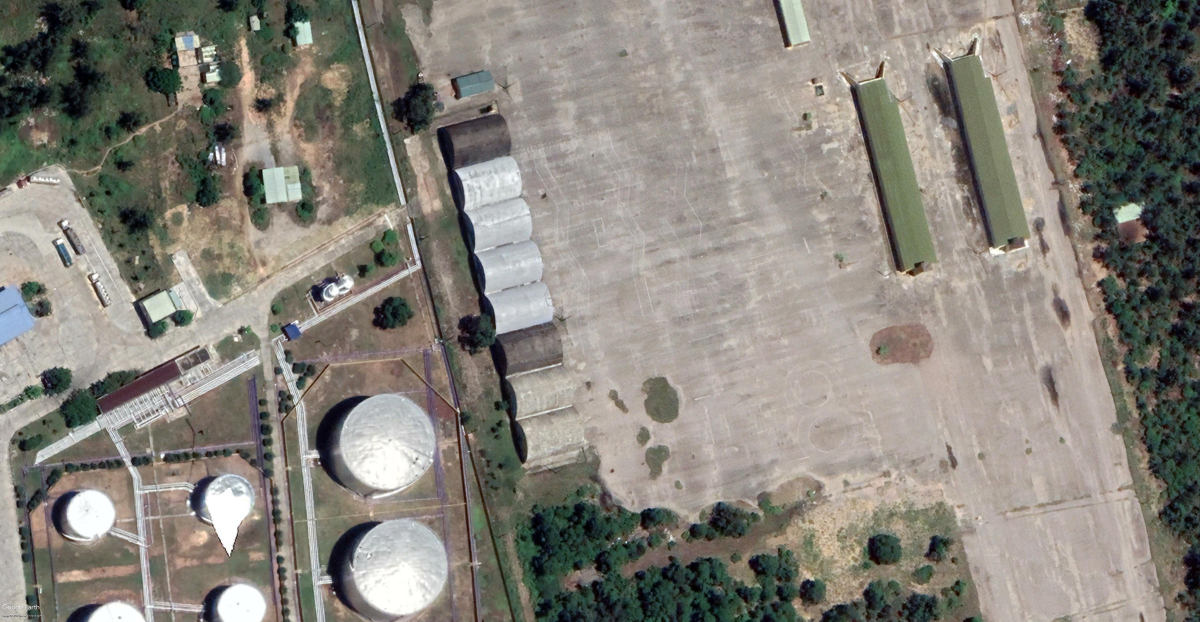
#> input picture data/raw/GE/10.jpg, 4800 x 2486 px, found by its file name (shown at 1/4 size)
$ jupyter execute --allow-errors changedetection.ipynb   (shell and % lines are left out)   (older library calls are emulated)   (text cells are left out)
#> lines starting #> are read from the running program, lines starting #| are printed output that depends on the picture; pictures that were not available may be replaced by others from this repository, and a replacement may not be noted
[cell 1]
from google.colab import drive
drive.mount('/content/drive')

[cell 2]
import shutil
import os
shutil.rmtree('/content/drive/MyDrive/capstone/P_png')
os.mkdir('/content/drive/MyDrive/capstone/P_png')
#shutil.rmtree('/content/drive/MyDrive/capstone/P')
#os.mkdir('/content/drive/MyDrive/capstone/P')
shutil.rmtree('/content/drive/MyDrive/capstone/P cut')
os.mkdir('/content/drive/MyDrive/capstone/P cut')
shutil.rmtree('/content/drive/MyDrive/capstone/diff')
os.mkdir('/content/drive/MyDrive/capstone/diff')
shutil.rmtree('/content/drive/MyDrive/capstone/changemap')
os.mkdir('/content/drive/MyDrive/capstone/changemap')
shutil.rmtree('/content/drive/MyDrive/capstone/cleanchangemap')
os.mkdir('/content/drive/MyDrive/capstone/cleanchangemap')

[cell 3]
from xml.dom.minidom import parse
from data_downloader import downloader

[cell 4]
folder_out = r'D:\sentinal2_data'  # A file that store output data
url_file = r'D:\sentinal2_data\meta\products.meta4'  # Downloaded the products.meta4

#> (the rest of this cell did not finish here and is left out)

[cell 5]
from osgeo import gdal
import os
import numpy as np
from osgeo import gdal, osr, ogr
import glob
os.environ['CPL_ZIP_ENCODING'] = 'UTF-8'

[cell 6]
# [39 lines left out: function S2tif, not called in this run]

[cell 7]
if __name__ == "__main__":
    from osgeo import gdal
    SAFE_Path = (r'D:\sentinal2_data\L2A') # Tif file storage path
    data_list = glob.glob(SAFE_Path + "\\*.SAFE")

    #filename = ('E:\\RSDATA\\Sentinel2\\L2A\\S2A_MSIL2A_20210220T024731_N9999_R132_T51STA_20210306T024402.SAFE\\MTD_MSIL2A.xml')
    for i in range(len(data_list)):
        data_path = data_list[i]
        filename = data_path + "\\MTD_MSIL2A.xml"
        S2tif(filename)
        print(data_path + "-----Turn tif successfully ")
    print("----Conversion end----")

[cell 8]
import cv2 as cv
import os
from PIL import Image

def Convert_To_Png_AndCut(dir):
#> called with dir = '/content/drive/MyDrive/capstone/P/'
    files = os.listdir(dir)
    ResultPath1 = "/content/drive/MyDrive/capstone/P_png/" # Define the path to save the format after conversion
    ResultPath2 = "/content/drive/MyDrive/capstone/P cut/" # Define the save path after cropping
    file_name = []

    for file in files:
        a, b = os.path.splitext(file) # File name of the split image map
        file_name.append(a)
        this_dir = os.path.join(dir + file) # Build Save Path + Filename

        img = cv.imread(this_dir, 1) # Read tif images
#> img is the input picture: shape (2486, 4800, 3); mean B, G, R 122.9, 131, 135.1

        cv.imwrite(ResultPath1 + a + "_" + ".png", img) # Save as png

        hight = img.shape[0] #Get width and height
#> hight = 2486
        width = img.shape[1]
#> width = 4800
        #Defining the cut size
        w = 650 # Width
        h = 650 # Height
        _id = 1 # Crop result save file name: 0 - N in ascending order
        i = 0
        row = 0
        column = 0
        while (i + h <= hight): # Control the height and leave out the excess fixed size sum of the image
            j = 0
            row = row + 1
            while (j + w <= width):  # Control the width and leave the excess fixed size sum of the image alone
                column = column + 1
                cropped = img[i:i + h, j:j + w] # Cropped coordinates are [y0:y1, x0:x1]
                cv.imwrite(ResultPath2 + a + "_" + str(_id) + b, cropped)
                _id += 1
                j += w
            i = i + h
#> this loop made 3 passes
#> pass 1, in Convert_To_Png_AndCut, `cv.imwrite(ResultPath2 + a + "_" + str(_id) + b, cropped)`:
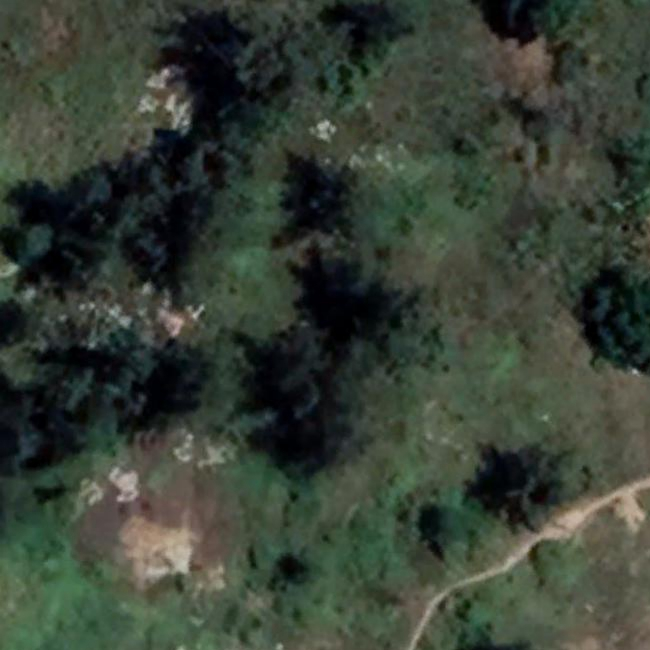
#> saved as 10_1.jpg: shape (650, 650, 3); mean B, G, R 53.6, 64.9, 56.2
#> pass 1, in Convert_To_Png_AndCut, `cv.imwrite(ResultPath2 + a + "_" + str(_id) + b, cropped)`:
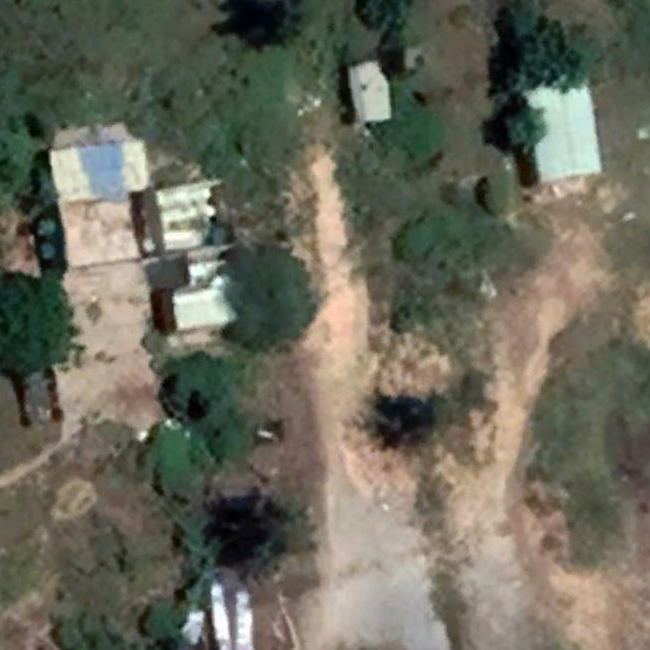
#> saved as 10_2.jpg: shape (650, 650, 3); mean B, G, R 91.3, 105.5, 106.2
#> pass 1, in Convert_To_Png_AndCut, `cv.imwrite(ResultPath2 + a + "_" + str(_id) + b, cropped)`:
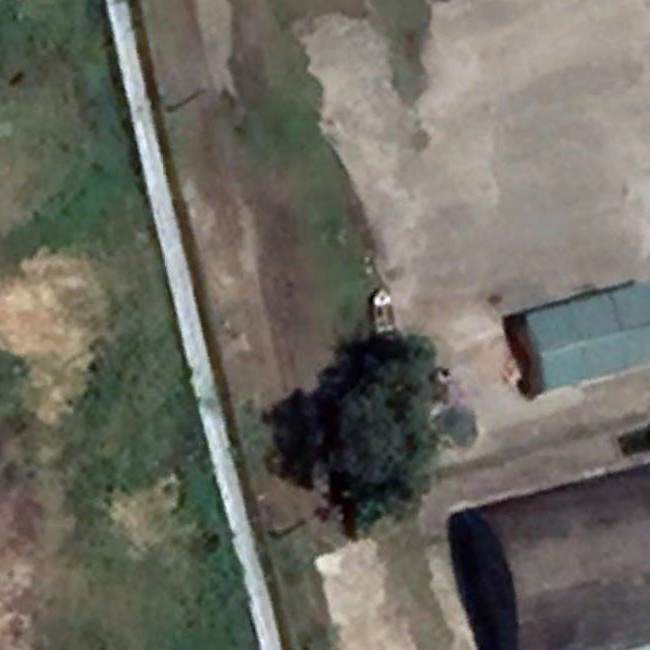
#> saved as 10_3.jpg: shape (650, 650, 3); mean B, G, R 97.5, 106.6, 108.2
#> pass 1, in Convert_To_Png_AndCut, `cv.imwrite(ResultPath2 + a + "_" + str(_id) + b, cropped)`:
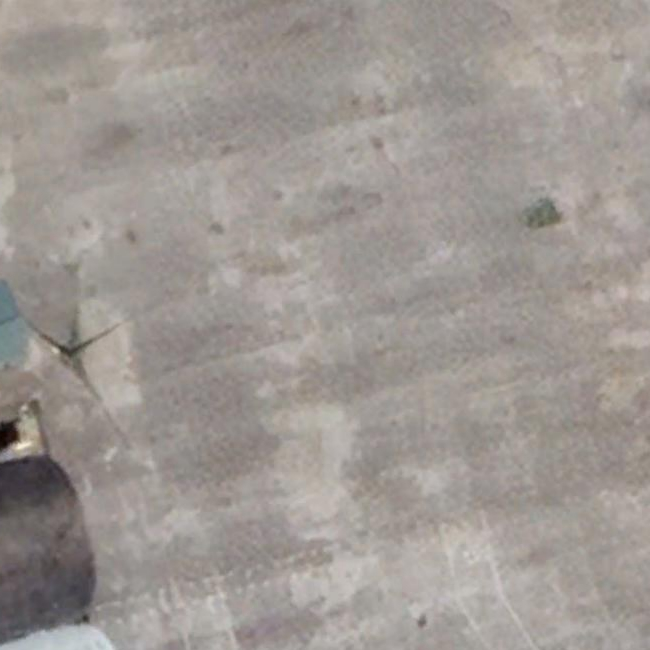
#> saved as 10_4.jpg: shape (650, 650, 3); mean B, G, R 146.6, 151.4, 158.1
#> after the loop, column = 21; i = 1950; row = 3
    column = column / row
#> column = 7
    return file_name[0], file_name[1], _id - 1, row, int(column)

#> (a cell that did not finish here is left out)

[cell 10]
import cv2
import numpy as np
from sklearn.cluster import KMeans
from sklearn.decomposition import PCA
from collections import Counter
import scipy
from skimage.transform import resize
import imageio
import matplotlib.pyplot as plt
import matplotlib.image as mpimg

[cell 11]
# [25 lines left out: function find_vector_set, not called in this run]

[cell 12]
# [18 lines left out: function find_FVS, not called in this run]

[cell 13]
# [12 lines left out: function clustering, not called in this run]

[cell 14]
# [37 lines left out: function find_PCAKmeans, not called in this run]

[cell 15]
path = "/content/drive/MyDrive/capstone/P cut/"
#> (the rest of this cell did not finish here and is left out)

[cell 16]
import PIL.Image as Image
import os

IMAGES_PATH = '/content/drive/MyDrive/capstone/diff/'
IMAGES_FORMAT = ['.jpg', '.JPG','.jpeg', '.png']

#row = 7
#column = 10


IMAGE_SIZE = 650# Size of each small image

#> (the rest of this cell did not finish here and is left out)

[cell 17]
import PIL.Image as Image
import os

IMAGES_PATH = '/content/drive/MyDrive/capstone/changemap/'
IMAGES_FORMAT = ['.jpg', '.JPG','.jpeg', '.png']

#row = 7
#column = 10


IMAGE_SIZE = 650# Size of each small image

#> (the rest of this cell did not finish here and is left out)

[cell 18]
import PIL.Image as Image
import os

IMAGES_PATH = '/content/drive/MyDrive/capstone/cleanchangemap/'
IMAGES_FORMAT = ['.jpg', '.JPG','.jpeg', '.png']

#row = 7
#column = 10


IMAGE_SIZE = 650# Size of each small image

#> (the rest of this cell did not finish here and is left out)

[cell 19]
import PIL.Image as Image
import os

IMAGES_PATH = '/content/drive/MyDrive/capstone/image label/'
IMAGES_FORMAT = ['.jpg', '.JPG','.jpeg', '.png']

#row = 21
#column = 22


IMAGE_SIZE = 650# Size of each small image

#> (the rest of this cell did not finish here and is left out)

[cell 20]
# Importing Image and ImageChops module from PIL package
from PIL import Image, ImageChops
from PIL import ImageFile
ImageFile.LOAD_TRUNCATED_IMAGES = True
Image.MAX_IMAGE_PIXELS = None
# create label
label = Image.open(r"/content/drive/MyDrive/capstone/stich result/diff_merged.png")

# ValueError: images do not match, need to match image mode
label = label.convert("RGB")

# creat mask
mask = Image.open(r"/content/drive/MyDrive/capstone/stich result/labeled_merged.png")
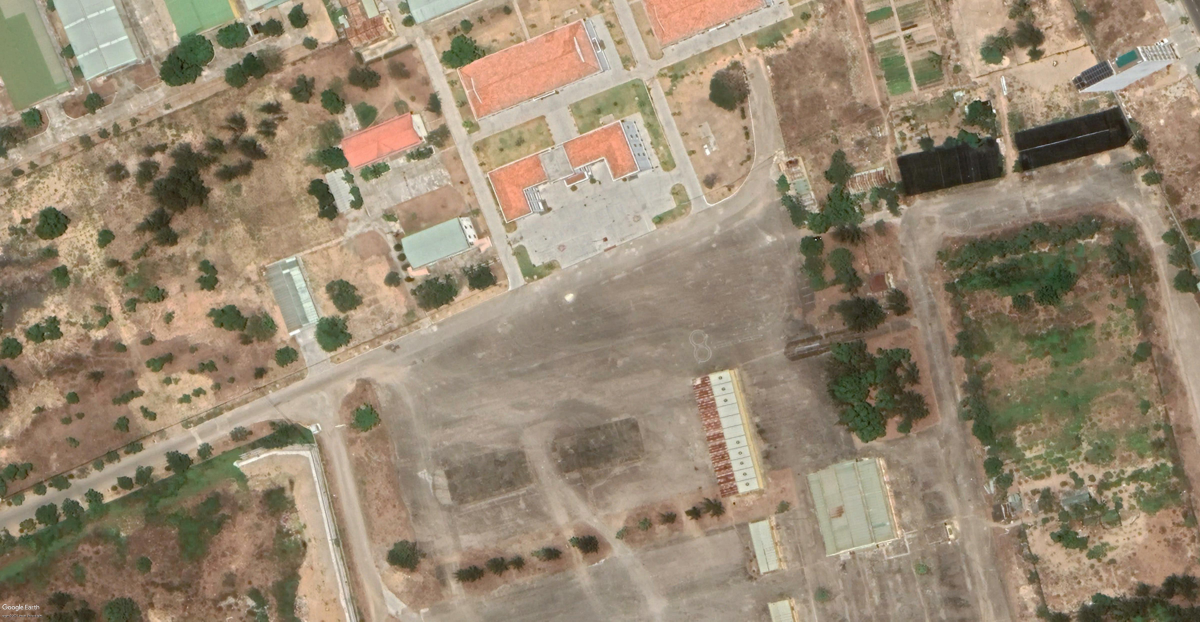
#> input picture data/raw/GE/7.jpg, 4800 x 2486 px, given in place of labeled_merged.png, which was not available (shown at 1/4 size)
#> mask is the input picture: PIL image 4800x2486 RGB; mean R, G, B 151.6, 136, 113.8
mask = mask.convert("RGB")

# applying multiply method
im3 = ImageChops.multiply(label,mask)
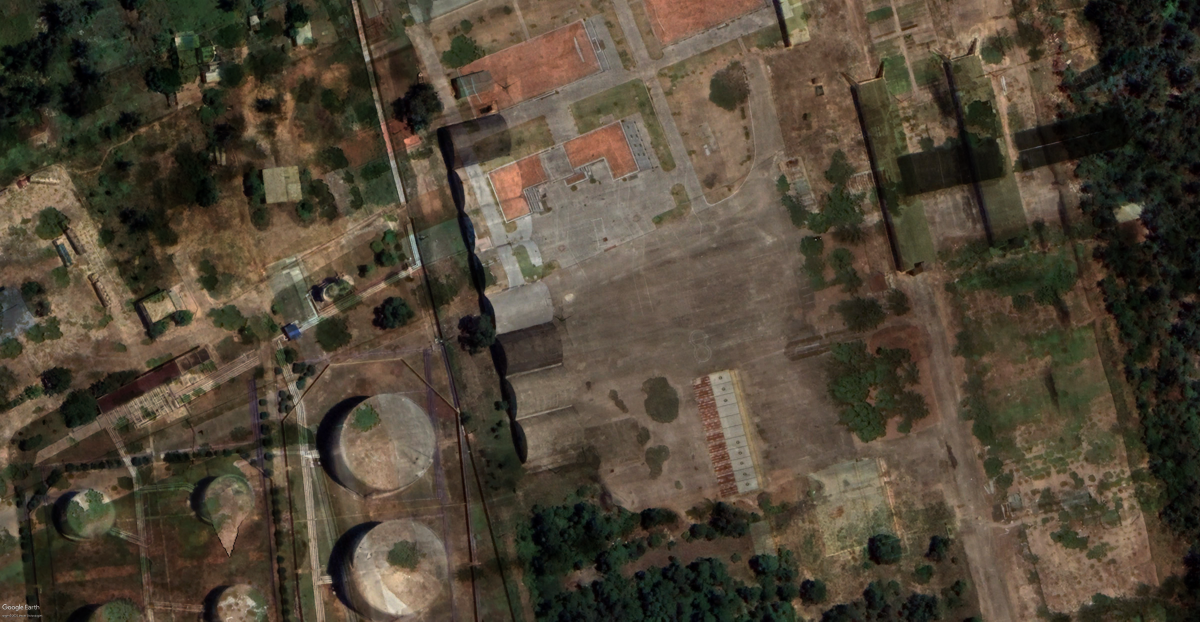
#> im3: PIL image 4800x2486 RGB (shown at 1/4 size); mean R, G, B 79.7, 69.3, 54.2
im3.save('/content/drive/MyDrive/capstone/stich result/multiply_diff.png')

[cell 21]
# Importing Image and ImageChops module from PIL package
from PIL import Image, ImageChops
from PIL import ImageFile
ImageFile.LOAD_TRUNCATED_IMAGES = True
Image.MAX_IMAGE_PIXELS = None
# create label
label = Image.open(r"/content/drive/MyDrive/capstone/stich result/changemap_merged.png")

# ValueError: images do not match, need to match image mode
label = label.convert("RGB")

# creat mask
mask = Image.open(r"/content/drive/MyDrive/capstone/stich result/labeled_merged.png")
mask = mask.convert("RGB")

# applying multiply method
im3 = ImageChops.multiply(label,mask)
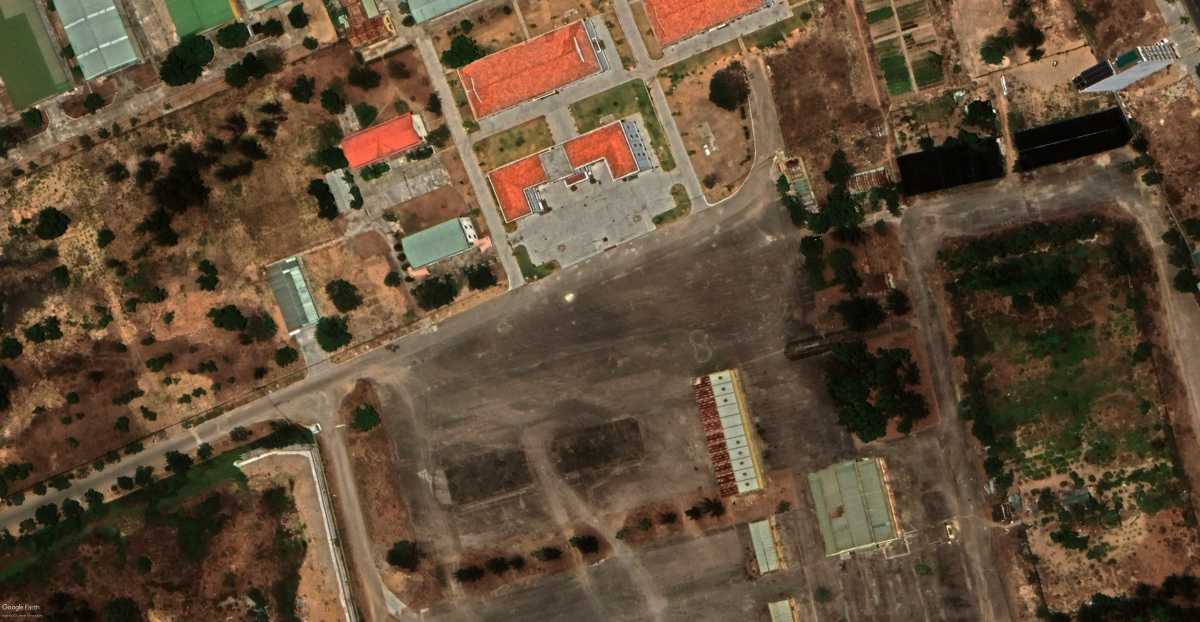
#> im3: PIL image 4800x2486 RGB (shown at 1/4 size); mean R, G, B 96.9, 77.5, 56.1
im3.save('/content/drive/MyDrive/capstone/stich result/multiply_changemap.png')

[cell 22]
# Importing Image and ImageChops module from PIL package
from PIL import Image, ImageChops
from PIL import ImageFile
ImageFile.LOAD_TRUNCATED_IMAGES = True
Image.MAX_IMAGE_PIXELS = None
# create label
#> (the rest of this cell did not finish here and is left out)

[cell 23]
import PIL.Image as Image
import os

IMAGES_PATH = '/content/drive/MyDrive/capstone/report/cleanchangemap/'
IMAGES_FORMAT = ['.jpg', '.JPG','.jpeg', '.png']

row = 5
column = 7


IMAGE_SIZE = 650# Size of each small image

IMAGE_ROW = row  # Image spacing, i.e. how many rows there are when combined into one image
IMAGE_COLUMN = column  # Image spacing, i.e. how many columns there are when combined into one image
IMAGE_SAVE_PATH = '/content/drive/MyDrive/capstone/stich result/'  # Address after image conversion

# Get the names of all the images under the address of the image set
image_names = [name for name in os.listdir(IMAGES_PATH) for item in IMAGES_FORMAT if
               os.path.splitext(name)[1] == item]

x=image_names
#> x = ['10.jpg']
a='.'
b='_'
#> (the rest of this cell did not finish here and is left out)
